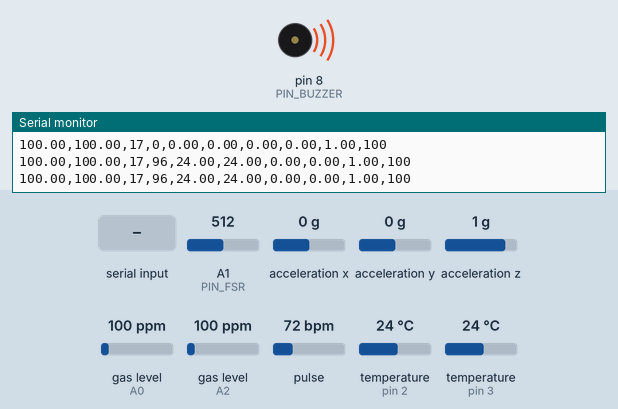
Simulated run of this sketch. Board: Arduino Uno, built with avr-gcc and run on an emulated ATmega328P. On the bench: buzzer (waves = sounding, pin HIGH), the last lines printed to the serial monitor. Wiring (inferred from the names in the program): MPU-6050 motion sensor at I2C address 0x68. Inputs (shaded band) come from the test bench; at power-on: A1 (PIN_FSR) = 512, acceleration x 0 g, acceleration y 0 g, acceleration z 1 g, gas level (sensors on A0, A2) 100 ppm, pulse 72 bpm, temperature (sensors on pin 2, pin 3) 24 °C.

Above: at 1.2 s.
1.3 s: "1" received over Serial
At 2.3 s:
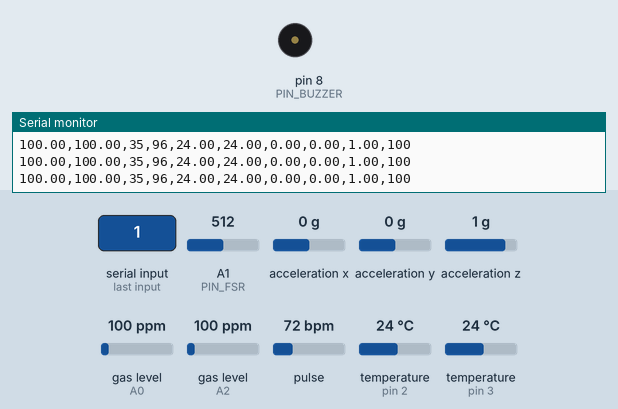
2.8 s: A1 (PIN_FSR) set to 53
4.3 s: A1 (PIN_FSR) set to 43
8.5 s: "0" received over Serial
At 8.9 s:
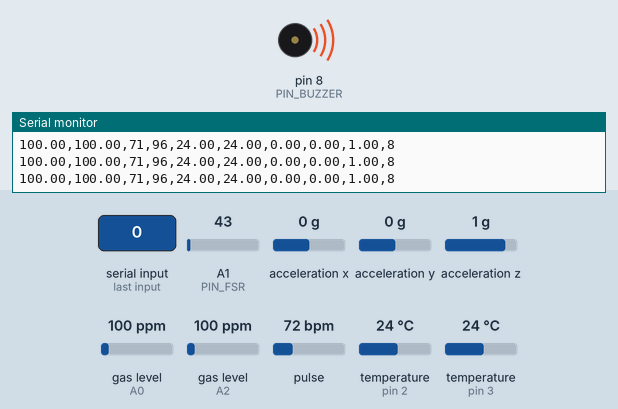
Timing chart, 0 to 11.0 s (numbered marks = the images above; inputs shaded):
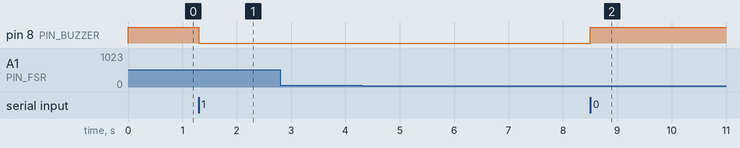

Measured:
- after the input at 1.3 s, pin 8 (PIN_BUZZER): HIGH → LOW at once
- after the input at 8.5 s, pin 8 (PIN_BUZZER): LOW → HIGH at once

The sketch:

arduino_burner.ino
```cpp
#define USE_ARDUINO_INTERRUPTS true
#include <OneWire.h>
#include <DallasTemperature.h>
#include <MQUnifiedsensor.h>
#include <Wire.h>

// --- MAX30102 LIBRARIES ---
#include "MAX30105.h"
#include "heartRate.h"

// --- PIN DEFINITIONS ---
const int PIN_MQ3     = A0; // Alcohol
const int PIN_FSR     = A1; // NEW: Force Sensitive Resistor on Steering Wheel
const int PIN_MQ2     = A2; // Smoke/LPG
const int PIN_TEMP_1  = 2;
const int PIN_TEMP_2  = 3;
const int PIN_BUZZER  = 8;  // Arduino Buzzer Pin

// --- MQ SENSOR CONFIG ---
#define Board "Arduino UNO"
#define Voltage_Resolution 5
#define ADC_Bit_Resolution 10
#define Type_MQ3 "MQ-3"
#define Type_MQ2 "MQ-2"

MQUnifiedsensor MQ3(Board, Voltage_Resolution, ADC_Bit_Resolution, PIN_MQ3, Type_MQ3);
MQUnifiedsensor MQ2(Board, Voltage_Resolution, ADC_Bit_Resolution, PIN_MQ2, Type_MQ2);

// --- TEMP SENSOR CONFIG ---
OneWire oneWire1(PIN_TEMP_1);
OneWire oneWire2(PIN_TEMP_2);
DallasTemperature sensor1(&oneWire1);
DallasTemperature sensor2(&oneWire2);
float tempC1 = 0.0;
float tempC2 = 0.0;

// --- MPU-6050 CONFIG ---
const int MPU_ADDR = 0x68;

// --- MAX30102 CONFIG (BPM & SpO2) ---
MAX30105 particleSensor;
const byte RATE_SIZE = 4;
byte rates[RATE_SIZE];
byte rateSpot = 0;
long lastBeat = 0;
float beatsPerMinute;
int beatAvg = 0;

// SpO2 Variables
double aveRed = 0.0;
double aveIr = 0.0;
double sumRedRMS = 0.0;
double sumIrRMS = 0.0;
int validSpO2 = 0;
int spO2Samples = 0;

// --- TIMING VARIABLES ---
unsigned long lastTempRequest = 0;
unsigned long lastSerialTransmit = 0;
const int TEMP_UPDATE_INTERVAL = 1000;
const int SERIAL_UPDATE_INTERVAL = 100; // Sends data to Pi 10 times a second

void setup() {
  Serial.begin(9600);
  Wire.begin();

  pinMode(PIN_BUZZER, OUTPUT);
  digitalWrite(PIN_BUZZER, HIGH); // Assuming active LOW buzzer
  pinMode(PIN_FSR, INPUT);

  // 1. Setup Temp Sensors
  sensor1.begin(); sensor1.setWaitForConversion(false);
  sensor2.begin(); sensor2.setWaitForConversion(false);
  sensor1.requestTemperatures();
  sensor2.requestTemperatures();

  // 2. Setup MQ Sensors
  MQ3.setRegressionMethod(1);
  MQ3.setA(0.3934); MQ3.setB(-1.504);
  MQ3.init();
  MQ2.setRegressionMethod(1);
  MQ2.setA(574.25); MQ2.setB(-2.222);
  MQ2.init();
  MQ3.setR0(400);
  MQ2.setR0(10);

  // 3. Setup MPU-6050
  Wire.beginTransmission(MPU_ADDR);
  Wire.write(0x6B);
  Wire.write(0);
  Wire.endTransmission(true);

  // 4. Setup MAX30102 Heart Rate & Oximeter Sensor
  if (particleSensor.begin(Wire, I2C_SPEED_FAST)) {
    particleSensor.setup();
    particleSensor.setPulseAmplitudeRed(0x3F);
    particleSensor.setPulseAmplitudeIR(0x3F);
    particleSensor.setPulseAmplitudeGreen(0);
  }
}

void loop() {
  // --- CHECK FOR BUZZER COMMAND FROM PI ---
  if (Serial.available() > 0) {
    char cmd = Serial.read();
    if (cmd == '1') {
      digitalWrite(PIN_BUZZER, LOW);
    } else if (cmd == '0') {
      digitalWrite(PIN_BUZZER, HIGH);
    }
  }

  // --- READ HEART RATE & SpO2 ---
  particleSensor.check();

  while (particleSensor.available()) {
    long irValue = particleSensor.getFIFOIR();
    long redValue = particleSensor.getFIFORed();
    particleSensor.nextSample();

    if (checkForBeat(irValue) == true) {
      long delta = millis() - lastBeat;
      lastBeat = millis();
      beatsPerMinute = 60 / (delta / 1000.0);
      if (beatsPerMinute < 255 && beatsPerMinute > 20) {
        rates[rateSpot++] = (byte)beatsPerMinute;
        rateSpot %= RATE_SIZE;
        beatAvg = 0;
        for (byte x = 0 ; x < RATE_SIZE ; x++) beatAvg += rates[x];
        beatAvg /= RATE_SIZE;
      }
    }

    if (irValue < 20000) {
      beatAvg = 0;
      validSpO2 = 0;
    } else {
      if (aveRed == 0.0) aveRed = redValue;
      if (aveIr == 0.0) aveIr = irValue;
      aveRed = (aveRed * 0.95) + ((double)redValue * 0.05);
      aveIr = (aveIr * 0.95) + ((double)irValue * 0.05);
      double redAC = (double)redValue - aveRed;
      double irAC = (double)irValue - aveIr;
      sumRedRMS += redAC * redAC;
      sumIrRMS += irAC * irAC;
      spO2Samples++;

      if (spO2Samples >= 100) {
          double ratio = sqrt(sumRedRMS / sumIrRMS) * (aveIr / aveRed);
          int calculatedSpO2 = 110 - (25 * ratio);
          if (calculatedSpO2 > 100) calculatedSpO2 = 100;
          if (calculatedSpO2 < 70) calculatedSpO2 = 70;
          validSpO2 = calculatedSpO2;
          sumRedRMS = 0.0; sumIrRMS = 0.0; spO2Samples = 0;
      }
    }
  }

  // --- READ TEMPERATURES ---
  if (millis() - lastTempRequest >= TEMP_UPDATE_INTERVAL) {
    tempC1 = sensor1.getTempCByIndex(0);
    tempC2 = sensor2.getTempCByIndex(0);
    if (tempC1 <= -100.0) tempC1 = 0.0;
    if (tempC2 <= -100.0) tempC2 = 0.0;
    sensor1.requestTemperatures();
    sensor2.requestTemperatures();
    lastTempRequest = millis();
  }

  // --- SEND DATA TO PI ---
  if (millis() - lastSerialTransmit >= SERIAL_UPDATE_INTERVAL) {

    MQ3.update(); float alcoholPPM = MQ3.readSensor();
    MQ2.update(); float smokePPM = MQ2.readSensor();

    Wire.beginTransmission(MPU_ADDR);
    Wire.write(0x3B);
    Wire.endTransmission(false);
    Wire.requestFrom(MPU_ADDR, 6, true);
    int16_t AcX = Wire.read()<<8 | Wire.read();
    int16_t AcY = Wire.read()<<8 | Wire.read();
    int16_t AcZ = Wire.read()<<8 | Wire.read();
    float gX = AcX / 16384.0;
    float gY = AcY / 16384.0;
    float gZ = AcZ / 16384.0;

    // --- NEW: READ FSR GRIP PRESSURE ---
    int fsrRaw = analogRead(PIN_FSR);
    // Map the analog reading to a 0-100% scale
    // Calibrated for a 2.2k Ohm pull-down resistor (Max raw value is ~500 instead of 1023)
    int gripPercent = map(fsrRaw, 0, 500, 0, 100);

    // Constrain to ensure we don't send negative numbers or exceed 100%
    if (gripPercent < 0) gripPercent = 0;
    if (gripPercent > 100) gripPercent = 100;

    // Send 10 values to Raspberry Pi
    Serial.print(alcoholPPM); Serial.print(",");
    Serial.print(smokePPM);   Serial.print(",");
    Serial.print(beatAvg);    Serial.print(",");
    Serial.print(validSpO2);  Serial.print(",");
    Serial.print(tempC1);     Serial.print(",");
    Serial.print(tempC2);     Serial.print(",");
    Serial.print(gX);         Serial.print(",");
    Serial.print(gY);         Serial.print(",");
    Serial.print(gZ);         Serial.print(",");
    Serial.println(gripPercent); // 10th value

    lastSerialTransmit = millis();
  }
}
```
